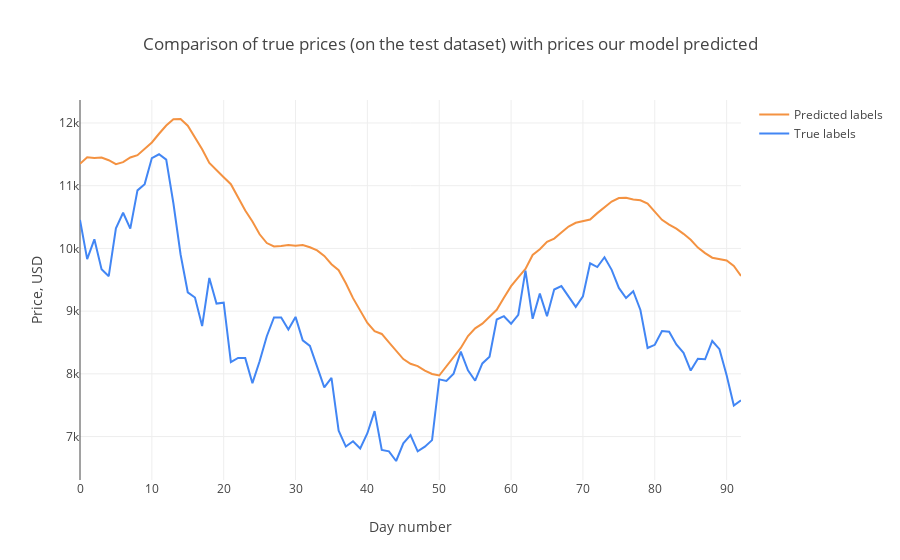

Write notebook code for a chart like this one.
### Code cell
trace1 = go.Scatter(
    x = np.arange(0, len(prediction2_inverse), 1),
    y = prediction2_inverse,
    mode = 'lines',
    name = 'Predicted labels',
    line = dict(color=('rgb(244, 146, 65)'), width=2)
)
trace2 = go.Scatter(
    x = np.arange(0, len(Y_test2_inverse), 1),
    y = Y_test2_inverse,
    mode = 'lines',
    name = 'True labels',
    line = dict(color=('rgb(66, 134, 244)'), width=2)
)

data = [trace1, trace2]
layout = dict(title = 'Comparison of true prices (on the test dataset) with prices our model predicted',
             xaxis = dict(title = 'Day number'), yaxis = dict(title = 'Price, USD'))
fig = dict(data=data, layout=layout)
py.iplot(fig, filename='results_demonstrating0')
